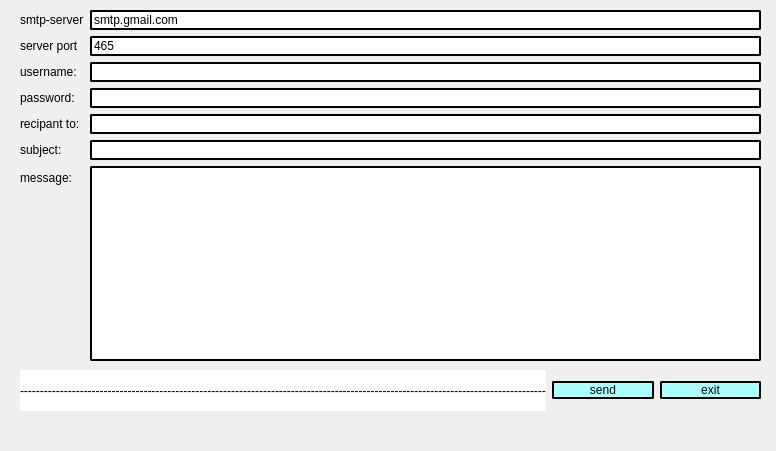
<?xml version="1.0" encoding="UTF-8"?>
<ui version="4.0">
 <class>mailing</class>
 <widget class="QDialog" name="mailing">
  <property name="geometry">
   <rect>
    <x>0</x>
    <y>0</y>
    <width>776</width>
    <height>451</height>
   </rect>
  </property>
  <property name="windowTitle">
   <string>Dialog</string>
  </property>
  <widget class="QWidget" name="formLayoutWidget">
   <property name="geometry">
    <rect>
     <x>20</x>
     <y>10</y>
     <width>741</width>
     <height>351</height>
    </rect>
   </property>
   <layout class="QFormLayout" name="formLayout">
    <item row="0" column="0">
     <widget class="QLabel" name="label">
      <property name="styleSheet">
       <string notr="true">font: 75 italic 9pt &quot;Georgia&quot;;</string>
      </property>
      <property name="text">
       <string>smtp-server</string>
      </property>
     </widget>
    </item>
    <item row="6" column="0">
     <widget class="QLabel" name="label_2">
      <property name="styleSheet">
       <string notr="true">font: 75 italic 9pt &quot;Georgia&quot;;</string>
      </property>
      <property name="text">
       <string>message:</string>
      </property>
     </widget>
    </item>
    <item row="5" column="0">
     <widget class="QLabel" name="label_3">
      <property name="styleSheet">
       <string notr="true">font: 75 italic 9pt &quot;Georgia&quot;;</string>
      </property>
      <property name="text">
       <string>subject:</string>
      </property>
     </widget>
    </item>
    <item row="4" column="0">
     <widget class="QLabel" name="label_4">
      <property name="styleSheet">
       <string notr="true">font: 75 italic 9pt &quot;Georgia&quot;;</string>
      </property>
      <property name="text">
       <string>recipant to:</string>
      </property>
     </widget>
    </item>
    <item row="2" column="0">
     <widget class="QLabel" name="label_5">
      <property name="styleSheet">
       <string notr="true">font: 75 italic 9pt &quot;Georgia&quot;;</string>
      </property>
      <property name="text">
       <string>username:</string>
      </property>
     </widget>
    </item>
    <item row="3" column="0">
     <widget class="QLabel" name="label_6">
      <property name="styleSheet">
       <string notr="true">font: 75 italic 9pt &quot;Georgia&quot;;</string>
      </property>
      <property name="text">
       <string>password:</string>
      </property>
     </widget>
    </item>
    <item row="1" column="0">
     <widget class="QLabel" name="label_7">
      <property name="styleSheet">
       <string notr="true">font: 75 italic 9pt &quot;Georgia&quot;;</string>
      </property>
      <property name="text">
       <string>server port</string>
      </property>
     </widget>
    </item>
    <item row="0" column="1">
     <widget class="QLineEdit" name="server">
      <property name="styleSheet">
       <string notr="true">font: 75 italic 9pt &quot;Georgia&quot;;
color: black;
border-style:outset;
border-width:2px;
border-radius:2px;</string>
      </property>
      <property name="text">
       <string>smtp.gmail.com</string>
      </property>
     </widget>
    </item>
    <item row="1" column="1">
     <widget class="QLineEdit" name="port">
      <property name="styleSheet">
       <string notr="true">font: 75 italic 9pt &quot;Georgia&quot;;
color: black;
border-style:outset;
border-width:2px;
border-radius:2px;
</string>
      </property>
      <property name="text">
       <string>465</string>
      </property>
     </widget>
    </item>
    <item row="2" column="1">
     <widget class="QLineEdit" name="uname">
      <property name="styleSheet">
       <string notr="true">font: 75 italic 9pt &quot;Georgia&quot;;
color: black;
border-style:outset;
border-width:2px;
border-radius:2px;</string>
      </property>
     </widget>
    </item>
    <item row="3" column="1">
     <widget class="QLineEdit" name="paswd">
      <property name="styleSheet">
       <string notr="true">font: 75 italic 9pt &quot;Georgia&quot;;
color: black;
border-style:outset;
border-width:2px;
border-radius:2px;</string>
      </property>
     </widget>
    </item>
    <item row="4" column="1">
     <widget class="QLineEdit" name="rcpt">
      <property name="styleSheet">
       <string notr="true">font: 75 italic 9pt &quot;Georgia&quot;;
color: black;
border-style:outset;
border-width:2px;
border-radius:2px;</string>
      </property>
     </widget>
    </item>
    <item row="5" column="1">
     <widget class="QLineEdit" name="subject">
      <property name="styleSheet">
       <string notr="true">font: 75 italic 9pt &quot;Georgia&quot;;
color: black;
border-style:outset;
border-width:2px;
border-radius:2px;</string>
      </property>
     </widget>
    </item>
    <item row="6" column="1">
     <widget class="QTextEdit" name="msg">
      <property name="styleSheet">
       <string notr="true">font: 75 italic 9pt &quot;Georgia&quot;;
color: black;
border-style:outset;
border-width:2px;
border-radius:2px;</string>
      </property>
     </widget>
    </item>
   </layout>
  </widget>
  <widget class="QWidget" name="horizontalLayoutWidget">
   <property name="geometry">
    <rect>
     <x>20</x>
     <y>370</y>
     <width>741</width>
     <height>41</height>
    </rect>
   </property>
   <layout class="QHBoxLayout" name="horizontalLayout">
    <item>
     <widget class="QLabel" name="label_8">
      <property name="styleSheet">
       <string notr="true">background-color: rgb(255, 255, 255);</string>
      </property>
      <property name="text">
       <string>------------------------------------------------------------------------------------------------------------------------------------</string>
      </property>
     </widget>
    </item>
    <item>
     <widget class="QPushButton" name="send">
      <property name="styleSheet">
       <string notr="true">font: 75 italic 9pt &quot;Georgia&quot;;
color: black;
border-style:outset;
border-width:2px;
border-radius:2px;
background-color: rgb(170, 255, 255);</string>
      </property>
      <property name="text">
       <string>send</string>
      </property>
     </widget>
    </item>
    <item>
     <widget class="QPushButton" name="exit">
      <property name="styleSheet">
       <string notr="true">font: 75 italic 9pt &quot;Georgia&quot;;
color: black;
border-style:outset;
border-width:2px;
border-radius:2px;
background-color: rgb(170, 255, 255);</string>
      </property>
      <property name="text">
       <string>exit</string>
      </property>
     </widget>
    </item>
   </layout>
  </widget>
 </widget>
 <resources/>
 <connections/>
</ui>
